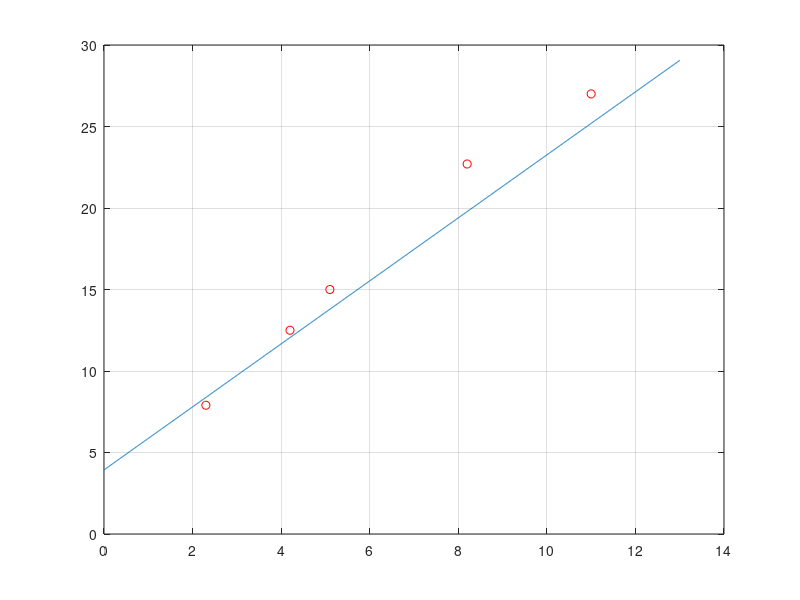

MATLAB code to generate this figure:
clear all; close all; clc;

x = [2.3 4.2 5.1 8.2 11];
yd = [7.9 12.5 15 22.7 27];

plot(x, yd, 'ro')
grid on
hold on

f=@(m,b) 0.5*sum((yd-(m.*x+b)).^2);
gradm= @(m,b) sum(yd-(m.*x + b).*(-x));
gradb= @(m,b) sum(yd - (m.*x+b));

m = 2;
b = 4;
h = 0.000001;
x = 0:0.01:13;

for i = 1:100
	m = m - h.*gradm(m, b);
	b = b - h.*gradm(m, b);
end

plot(x, m*x + b)
m
b
[~, n] = min(m*x + b);
minx = x(n)
miny = m*x(n) + b